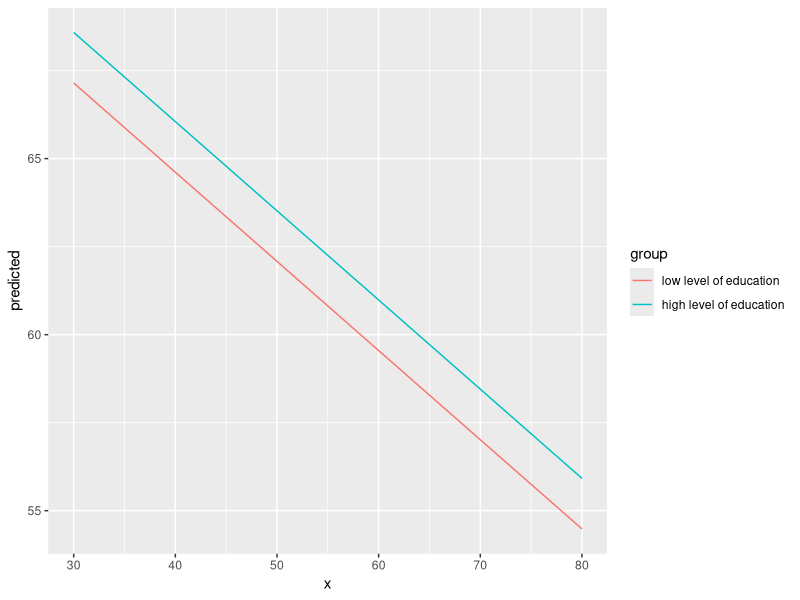
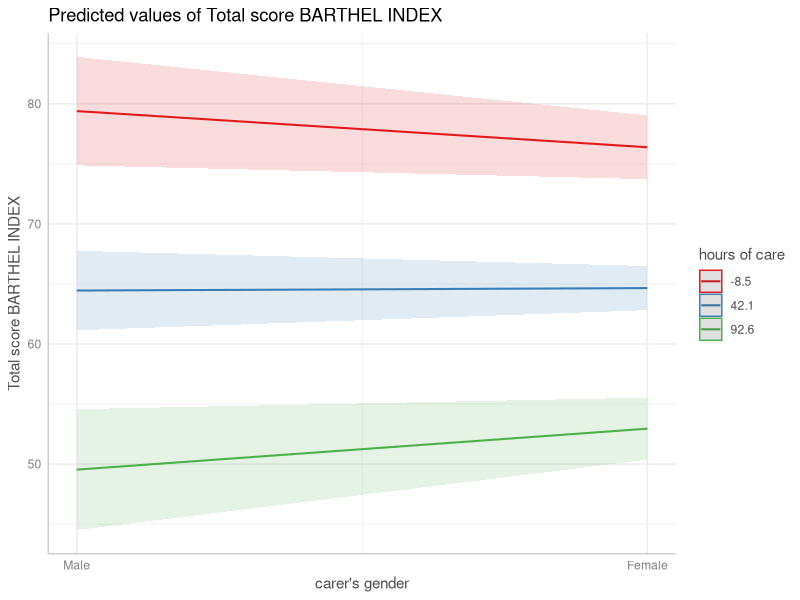
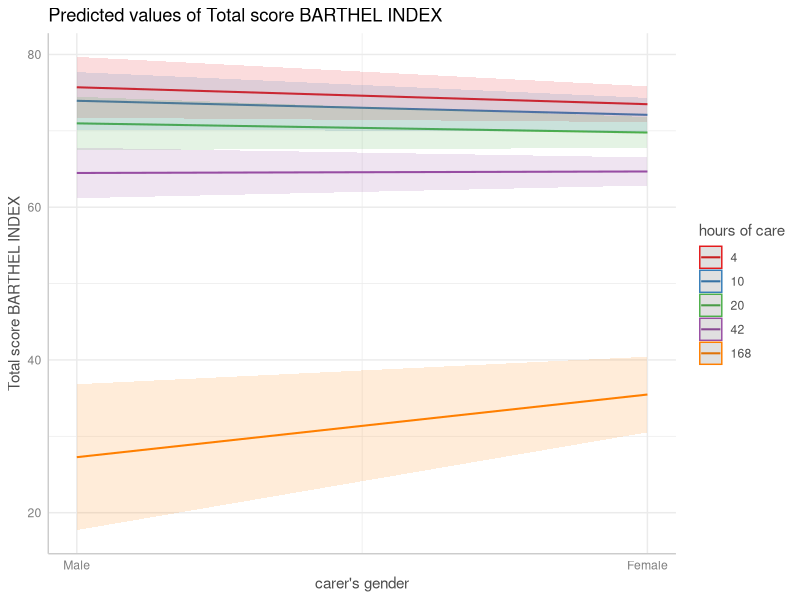
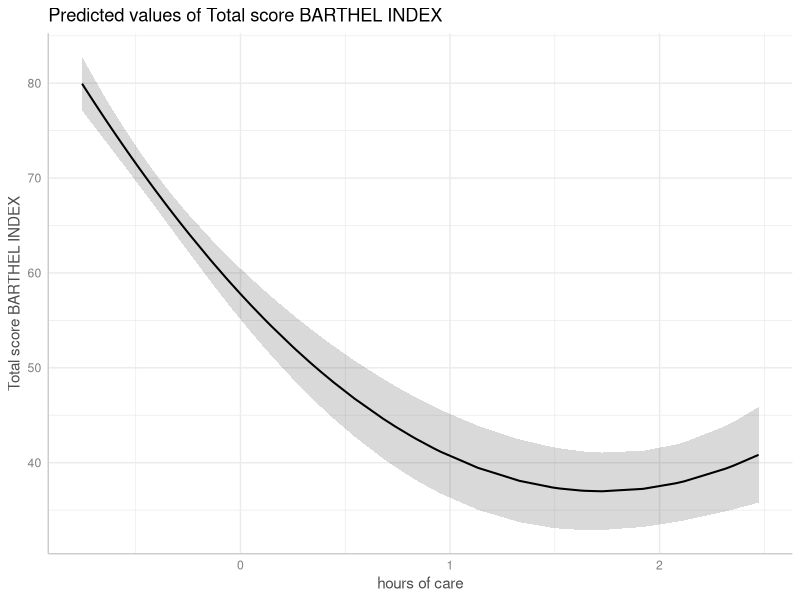
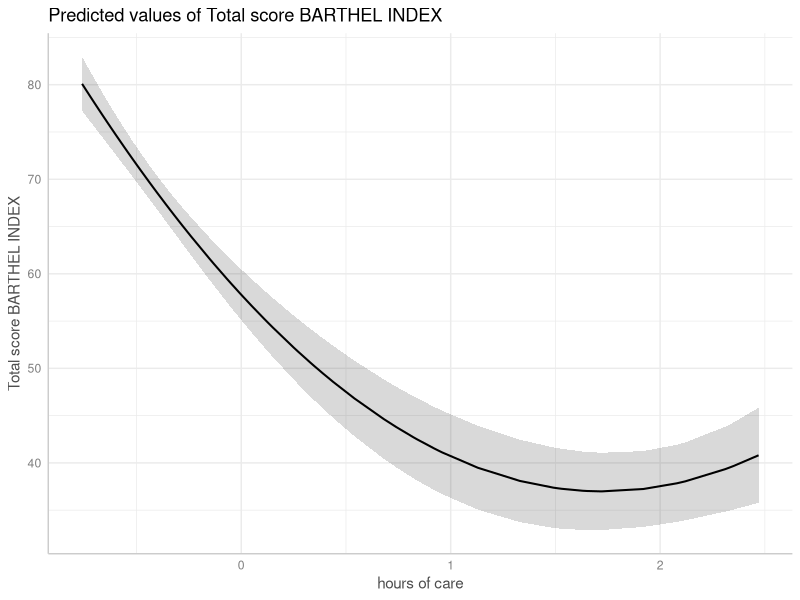
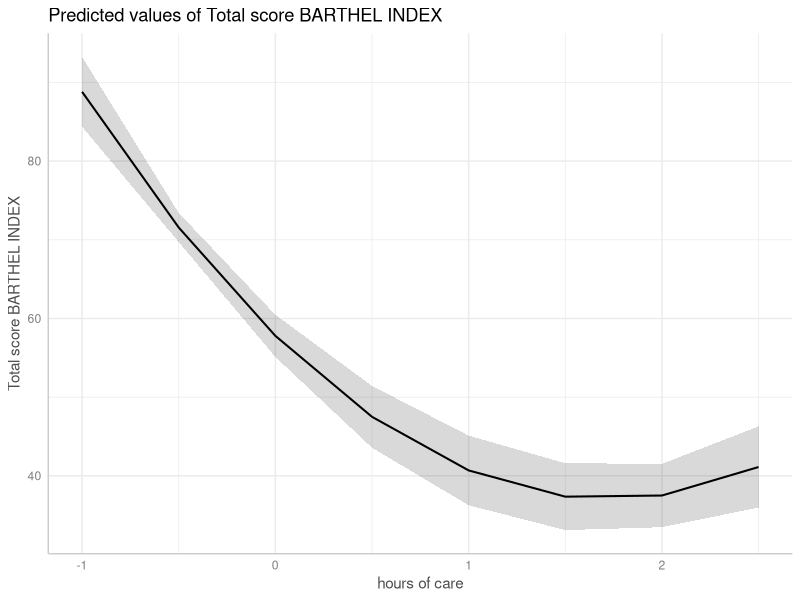
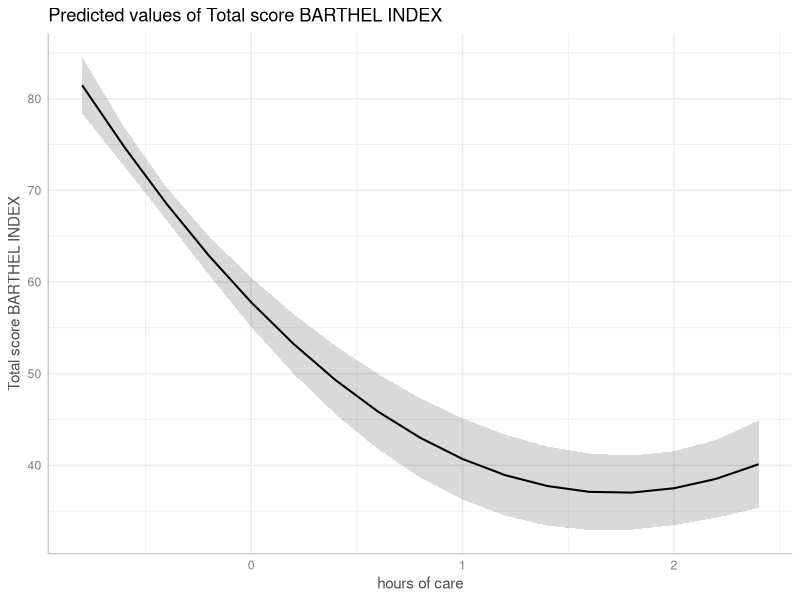
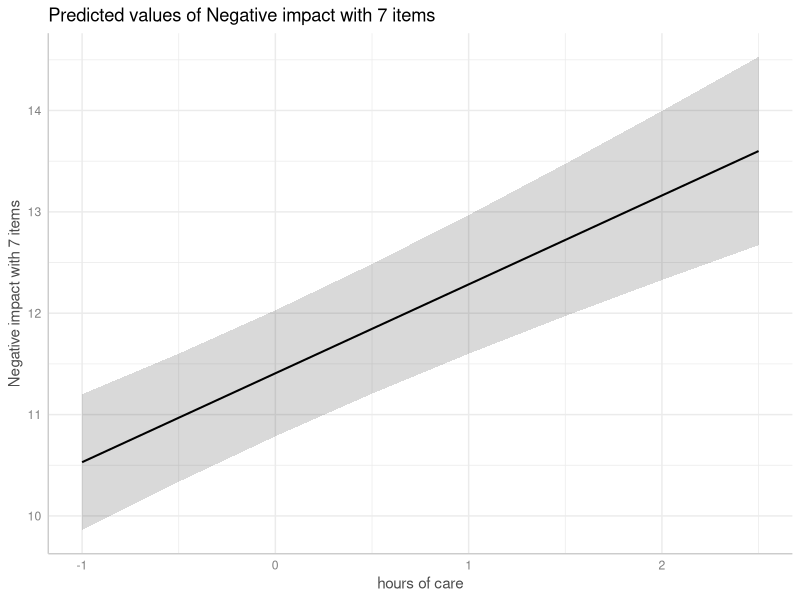

These charts were generated, in order, by the following R code: (Note: this script raises an error after producing the figures.)
## ---- chunk 1
knitr::opts_chunk$set(collapse = TRUE, comment = "#>", dev = "png", fig.width = 7, fig.height = 4, message = FALSE, warning = FALSE)
options(width = 800)
## ---- chunk 2
library(ggeffects)
library(ggplot2)
data(efc)
fit <- lm(barthtot ~ c12hour + neg_c_7 + c161sex + c172code, data = efc)

mydf <- ggpredict(fit, terms = c("c12hour [30:80]", "c172code [1,3]"))
mydf
ggplot(mydf, aes(x, predicted, colour = group)) + geom_line()
## ---- chunk 3
data(mtcars)
mpg_model <- lm(mpg ~ log(hp), data = mtcars)

# x-values and predictions based on the log(hp)-values
ggpredict(mpg_model, "hp")

# x-values and predictions based on hp-values from 50 to 150
ggpredict(mpg_model, "hp [50:150]")
## ---- chunk 4
data(efc)
# short variable label, for plot
attr(efc$c12hour, "label") <- "hours of care"
fit <- lm(barthtot ~ c12hour * c161sex + neg_c_7, data = efc)

mydf <- ggpredict(fit, terms = c("c161sex", "c12hour [meansd]"))
plot(mydf)

mydf <- ggpredict(fit, terms = c("c161sex", "c12hour [quart]"))
plot(mydf)
## ---- chunk 5
# x-values and predictions based on exponentiated hp-values
ggpredict(mpg_model, "hp [exp]")
## ---- chunk 6
library(sjmisc)
data(efc)
efc$c12hour <- std(efc$c12hour)
m <- lm(barthtot ~ c12hour + I(c12hour^2) + neg_c_7 + c160age + c172code, data = efc)

me <- ggpredict(m, terms = "c12hour")
plot(me)
## ---- chunk 7
me <- ggpredict(m, terms = "c12hour [all]")
plot(me)
## ---- chunk 8
me <- ggpredict(m, terms = "c12hour [n=5]")
plot(me)
## ---- chunk 9
me <- ggpredict(m, terms = "c12hour [n=20]")
plot(me)
## ---- chunk 10
data(mtcars)
mpg_model <- lm(mpg ~ log(hp) + disp, data = mtcars)

# "disp" is hold constant at its mean
ggpredict(mpg_model, "hp [exp]")

# "disp" is hold constant at value 200
ggpredict(mpg_model, "hp [exp]", condition = c(disp = 200))
## ---- chunk 11
library(sjlabelled)
library(lme4)
data(efc)
efc$e15relat <- as_label(efc$e15relat)
m <- lmer(neg_c_7 ~ c12hour + c160age + c161sex + (1 | e15relat), data = efc)
me <- ggpredict(m, terms = "c12hour")
plot(me)
## ---- chunk 12
me <- ggpredict(m, terms = c("c12hour"), type = "re")
plot(me)
## ---- chunk 13
me <- ggpredict(m, terms = c("c12hour", "e15relat"), type = "re")
plot(me)
## ---- chunk 14
me <- ggpredict(m, terms = c("c12hour", "e15relat [child,sibling,cousin]"), type = "re")
plot(me)
